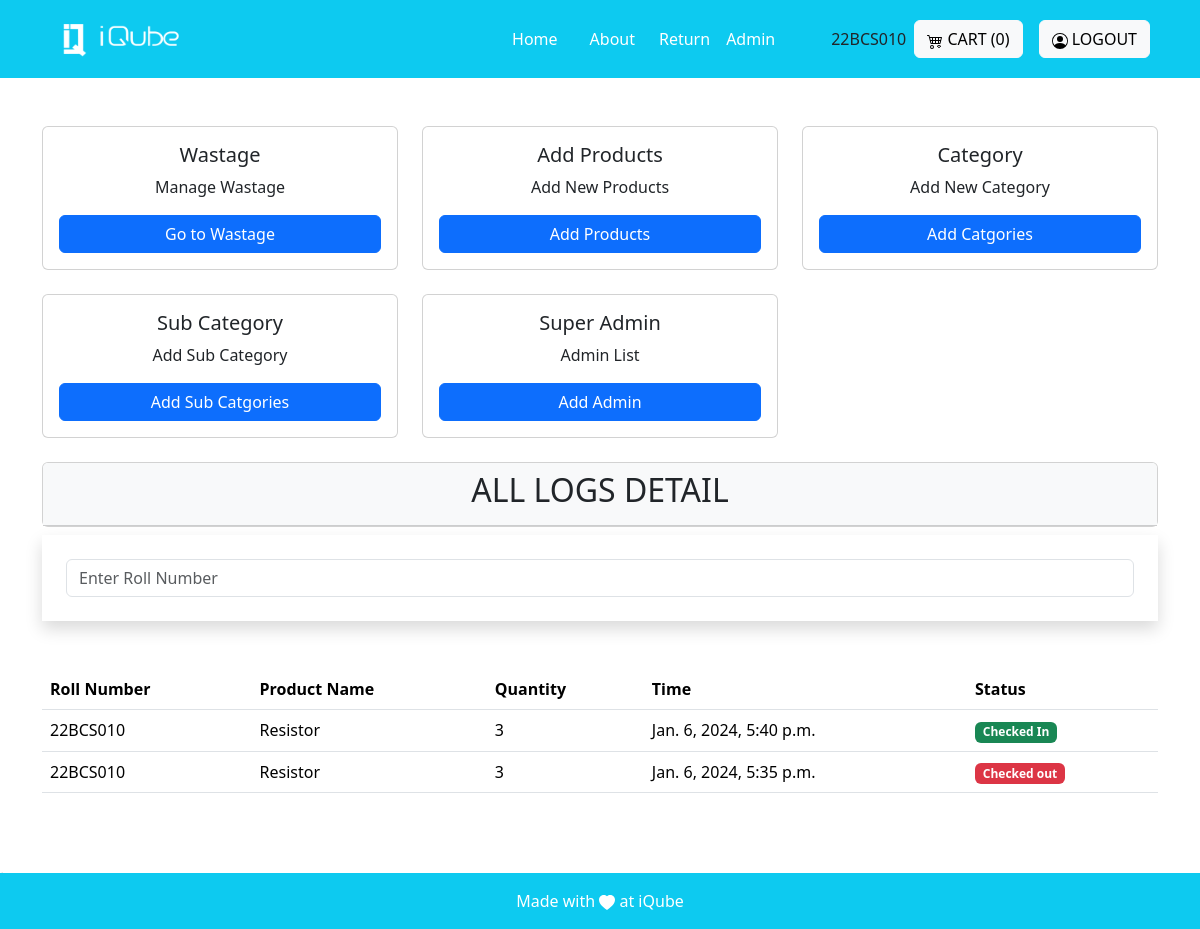
The app's page /admin_views/ (signed in), older data.
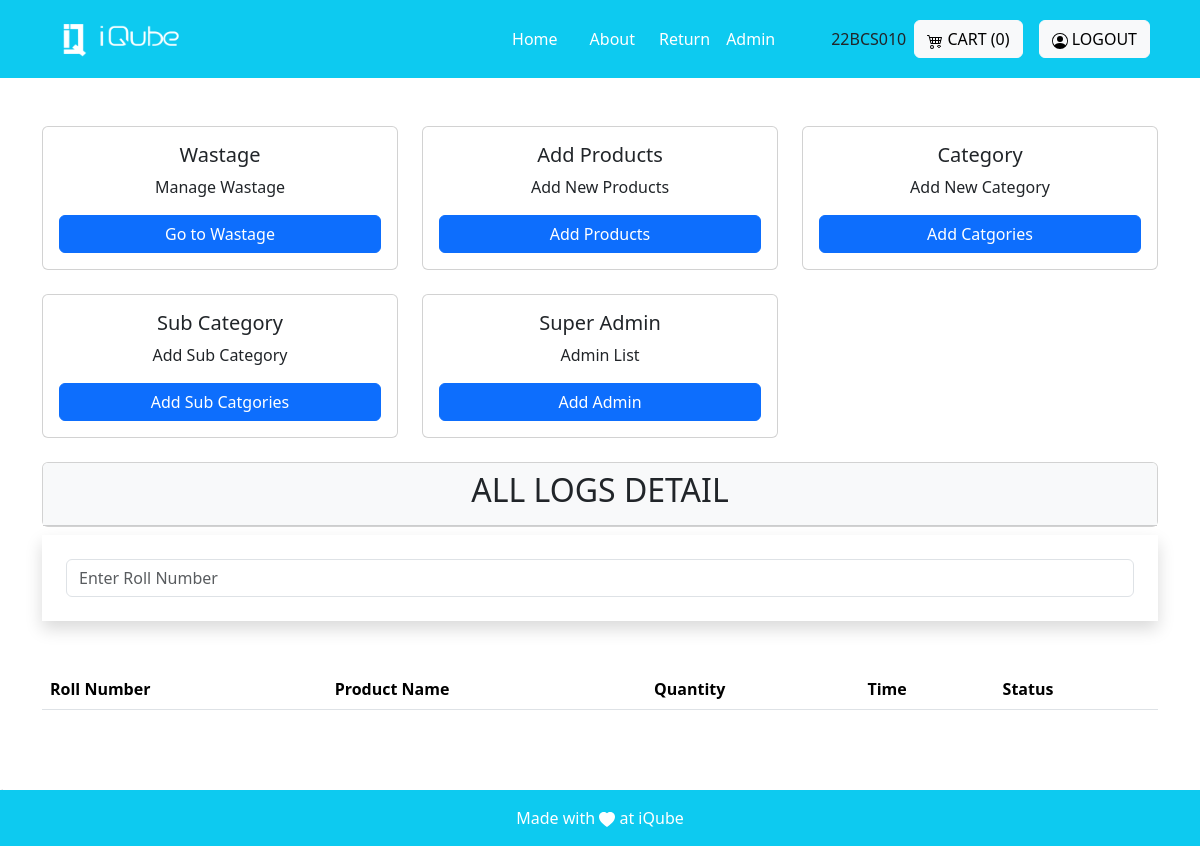
The same page, newer data.
### invention/models.py (models this page shows, shortened)
class PurchasedItem(models.Model):
    product = models.ForeignKey(Product, on_delete=models.CASCADE)
    quantity = models.PositiveIntegerField(default=0)
    user = models.ForeignKey(User, on_delete=models.CASCADE)
    date_added = models.DateTimeField()
    status = models.CharField(max_length=20, choices=[('checked_in','checked_in'),('checked_out','checked_out')])
    due_date = models.DateTimeField()

class Product(models.Model):
    name=models.CharField(max_length=255)
    decription=models.CharField(max_length=100)
    actual_count=models.PositiveIntegerField()
    available_count=models.PositiveIntegerField()
    dummy_count = models.PositiveIntegerField()
    category= models.ForeignKey('Category', on_delete=models.CASCADE)
    sub_category = models.ForeignKey('SubCategory', on_delete = models.CASCADE)
    created_at = models.DateTimeField(auto_now=True)
    image = models.ImageField(upload_to='images')
    actual_price = models.PositiveIntegerField()
    available_price = models.PositiveIntegerField()
    unit_price = models.FloatField()
    is_active = models.BooleanField(default = False)
    created_by = models.ForeignKey(User, on_delete=models.CASCADE)

class CheckedOutLog(models.Model):
    user = models.ForeignKey(User, on_delete=models.CASCADE)
    product = models.ForeignKey('Product', on_delete=models.CASCADE)
    quantity = models.PositiveIntegerField(default=0)
    created_at = models.DateTimeField(default=datetime.datetime.now())
    status = models.CharField(max_length=20, choices=[('checked_in','checked_in'),('checked_out','checked_out')])

### invention/decorators.py (the view)
        def wrapper_func(request, *args, **kwargs):
            group = None
            mail=AdminMail.objects.all()
            p=0
            for i in mail:
                if request.user.email==i.mail:
                    p=10
            if request.user.groups.exists():
                group = request.user.groups.all()[0].name
            if (group in allowed_roles) or (p==10):
              return view_func(request, *args, **kwargs)
            else:
                return render(request, 'core/no_permission.html')

### invention/views.py (called while the page is built)
@login_required(login_url='login')
@allowed_user(allowed_roles=['admin', 'superadmin'])
def admin_view(request):
    log = Log.objects.all()
    purchased_items = PurchasedItem.objects.all()
    checked_out = CheckedOutLog.objects.all()
    cart=Cart.objects.filter(created_by=request.user)
    count = cart.count()
    return render(request, 'adminview/admin.html', {'log':log, 'checked_out':checked_out, 'purchased_items': purchased_items,'count':count,})

### invention/templates/adminview/admin.html (shortened to what the changed rows need)
{% extends 'base.html' %}
{% block base %}
<div class="container mt-5">
    <div class="row row-cols-1 row-cols-md-3 g-4">
        {% for group in request.user.groups.all %}
            {% if group.name == 'superadmin' %}
            <div class="col">
                <div class="card">
                    <div class="card-body">
                        <h5 class="card-title text-center">Super Admin</h5>
                        <p class="card-text text-center">Admin List</p>
                        <a href="{% url 'users_list' %}" class="btn btn-primary d-block mx-auto">Add Admin</a>
                    </div>
                </div>
            </div>
            {% endif %}
        {% endfor %}
    </div>
    <div class="card mt-4">
        <div class="card-header bg-light">
            <div class="col">
            <h2 class="card-title text-center">ALL LOGS DETAIL</h2>
            </div>
        </div>
    </div>
        <div class="card-body">
            <div class="table-responsive">
                <table class="table table-hover">
                    <thead>
                        <tr>
                            <th>Roll Number</th>
                            <th>Product Name</th>
                            <th>Quantity</th>
                            <th>Time</th>
                            <th>Status</th>
                        </tr>
                    </thead>
                    <tbody>
                        {% for take in purchased_items reversed %}
                        <tr>
                            <td>{{take.user}}</td>
                            <td>{{take.product.name}}</td>
                            <td>{{take.quantity}}</td>
                            <td>{{take.date_added}}</td>
                            <td>
                                {% if take.status == 'checked_out' %}
                                <span class="badge bg-danger">Checked out</span>
                                {% else %}
                                <span class="badge bg-success">Checked In</span>
                                {% endif %}
                            </td>
                        </tr>
                        {% endfor %}
                    </tbody>
                    <tbody>
                        {% for take in checked_out %}
                        <tr>
                            <td>{{take.user}}</td>
                            <td>{{take.product.name}}</td>
                            <td>{{take.quantity}}</td>
                            <td>{{take.created_at}}</td>
                            <td>
                                {% if take.status == 'checked_out' %}
                                <span class="badge bg-danger">Checked out</span>
                                {% else %}
                                <span class="badge bg-success">Checked In</span>
                                {% endif %}
                            </td>
                        </tr>
                        {% endfor %}
                    </tbody>
                </table>
            </div>
        </div>
    </div>
</div>
{% endblock %}

### invention/templates/base.html (shortened to what this page needs)
{% load static %}
<!DOCTYPE html>
<html lang="en">
<head>
    <link href="https://cdn.jsdelivr.net/npm/bootstrap@5.3.2/dist/css/bootstrap.min.css" rel="stylesheet"
>
</head>
<body>
    <nav class="sticky-top navbar navbar-expand-lg navbar-dark bg-info p-3">
    <div class="container">
            <a class="navbar-brand" href="#">
                <img src="{% static 'images/logo-white.png' %}" alt="Logo" height="36" width="150">
            </a>
            <div class="collapse navbar-collapse justify-content-end" id="navbarNav">
                <ul class="navbar-nav mx-5">
                    <li class="nav-item mx-2">
                        <a class="nav-link active" href="{% url 'Home'%}">Home</a>
                    </li>
                    <li class="nav-item mx-2">
                        <a class="nav-link active" href="{% url 'About' %}">About</a>
                    </li>
                    <li>
                        <a href="/return_form" class="nav-link active">Return</a>
                    </li>
                    {% for group in request.user.groups.all %}
                        {% if group.name == 'admin' or group.name == 'superadmin' %}
                    <li>
                        <a class="nav-link active" href="{% url 'admin_views' %}">Admin</a>
                    </li>
                        {% endif %}
                    {% endfor %}
                </ul>
            </div>
            {{request.user.username}}
            <div class="mt-3 mt-lg-0 mx-2">
                <a class="btn btn-light" href="{% url 'view_cart' %}">
                    CART ({{count}})
                </a>
            </div>
            {% if not user.is_authenticated %}
            <div class="mt-3 mt-lg-0 mx-2">
                <a class="btn btn-light" href="{% url "social:begin" 'azuread-tenant-oauth2' %}">
                    <svg xmlns="http://www.w3.org/2000/svg" width="16" height="16" fill="currentColor" class="bi bi-person-circle" viewBox="0 0 16 16">
                    <path d="M11 6a3 3 0 1 1-6 0 3 3 0 0 1 6 0"/>
                        <path fill-rule="evenodd" d="M0 8a8 8 0 1 1 16 0A8 8 0 0 1 0 8m8-7a7 7 0 0 0-5.468 11.37C3.242 11.226 4.805 10 8 10s4.757 1.225 5.468 2.37A7 7 0 0 0 8 1"/>
                    </svg>
                    LOGIN
                </a>
            </div>
            {% else %}
            <div class="mt-3 mt-lg-0 mx-2">
                <a class="btn btn-light" href="{% url 'logout' %}">
                    LOGOUT
                </a>
            </div>
            {% endif %}
        </div>
    </nav>
    <main>
        <div>
            {% block base %}{% endblock %}
    </main>
    <footer class="bg-light text-center text-lg-start fixed-bottom">
        <div class="text-center p-2 bg-info p-3" style=" color: white;">
            <div>Made with
                <svg xmlns="http://www.w3.org/2000/svg" width="16" height="16" fill="currentColor"
                    class="bi bi-heart-fill" viewBox="0 0 16 16">
                    <path fill-rule="evenodd"
                        d="M8 1.314C12.438-3.248 23.534 4.735 8 15-7.534 4.736 3.562-3.248 8 1.314z" />
                </svg>
               at iQube
            </div>
        </div>
    </footer>
</body>
</html>
{% load sweetify %}

Row changes from the older to the newer data that the page shows:
removed PurchasedItem: user "22BCS010", product.name "Resistor", quantity "3", date_added "Jan. 6, 2024, 5:40 p.m.", status "Checked In"
removed CheckedOutLog: user "22BCS010", product.name "Resistor", quantity "3", created_at "Jan. 6, 2024, 5:35 p.m.", status "Checked out"
